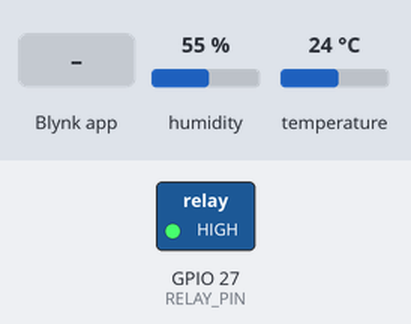
Bench run of a sketch on a simulated ESP32. Parts: switched loads named in the sketch (green lamp = pin HIGH). Inputs (shaded band) come from the test bench; at power-on: temperature 24 °C, humidity 55 %. WiFi joins after 1.5 s; servers stay silent unless stated; what the sketch prints to the serial monitor is not drawn.

Above: at 3.0 s.
3.1 s: temperature set to 29 °C
5.3 s: temperature set to 32 °C
At 8.7 s:
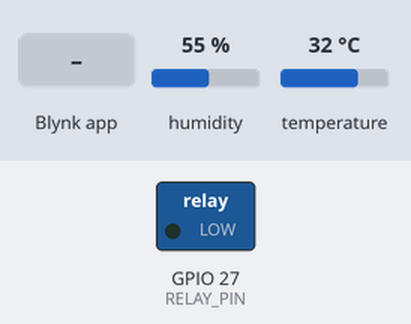
10.8 s: Blynk app writes 0 to V4
At 11.2 s:
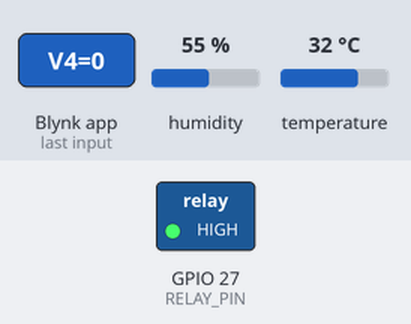
12.3 s: temperature set to 12 °C
At 17.0 s:
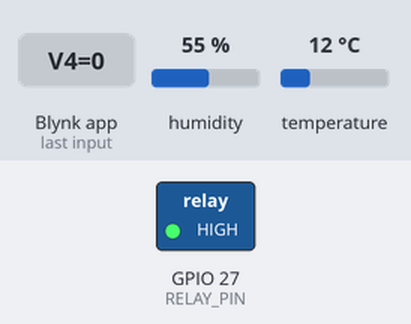
17.3 s: temperature set to 33 °C
At 20.3 s:
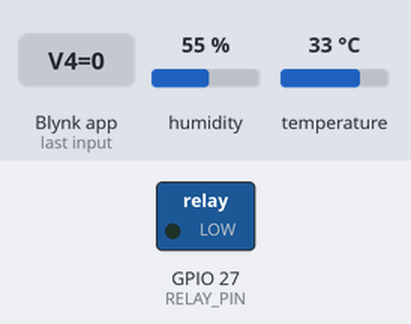
Timing chart, 0 to 21.8 s (numbered marks = the images above; inputs shaded):
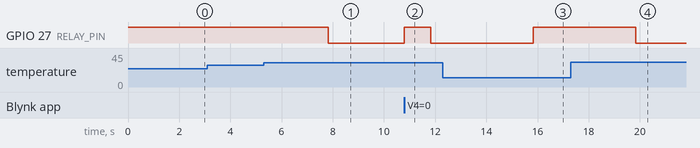

The sketch:

Auto_fan_blynk.ino
```cpp
#define BLYNK_TEMPLATE_ID   "Blynk_template_id"
#define BLYNK_TEMPLATE_NAME "template_name"
#define BLYNK_AUTH_TOKEN    "blynk_token"

#include <WiFi.h>
#include <BlynkSimpleEsp32.h>
#include "DHT.h"

#define DHTPIN    26
#define DHTTYPE   DHT11
#define RELAY_PIN 27

char ssid[] = "Your_wifi";
char pass[] = "password";

DHT dht(DHTPIN, DHTTYPE);
BlynkTimer timer;

float threshold = 30.0;
bool manualOverride = false;
bool manualState = false;

// Manual override from Blynk app
BLYNK_WRITE(V4) {
  int val = param.asInt();
  if (val == 1) {
    manualOverride = true;
    manualState = true;
    digitalWrite(RELAY_PIN, LOW);   // force fan ON
    Serial.println("Manual ON!");
  } else {
    manualOverride = false;
    manualState = false;
    digitalWrite(RELAY_PIN, HIGH);  // force fan OFF
    Serial.println("Manual OFF!");
  }
}

void readAndControl() {
  float temp = dht.readTemperature();
  float hum  = dht.readHumidity();

  if (isnan(temp) || isnan(hum)) {
    Serial.println("DHT11 error!");
    return;
  }

  Serial.print("Temp: "); Serial.print(temp);
  Serial.print("°C  Hum: "); Serial.print(hum);
  Serial.println("%");

  // Send to Blynk
  Blynk.virtualWrite(V1, temp);
  Blynk.virtualWrite(V2, hum);

  // Auto control only if no manual override
  if (!manualOverride) {
    if (temp > threshold) {
      digitalWrite(RELAY_PIN, LOW);   // fan ON
      Blynk.virtualWrite(V3, 1);
      Serial.println("🌀 Fan AUTO ON!");
    } else {
      digitalWrite(RELAY_PIN, HIGH);  // fan OFF
      Blynk.virtualWrite(V3, 0);
      Serial.println("Fan AUTO OFF");
    }
  }
}

void setup() {
  Serial.begin(9600);
  pinMode(RELAY_PIN, OUTPUT);
  digitalWrite(RELAY_PIN, HIGH); // start OFF

  dht.begin();
  Blynk.begin(BLYNK_AUTH_TOKEN, ssid, pass);

  timer.setInterval(2000L, readAndControl);
  Serial.println("Auto Fan System Ready!");
}

void loop() {
  Blynk.run();
  timer.run();
}
```

Measured:
- the behaviour switches between 30 and 31 °C on temperature (found by bisection; images 0 and 1)
- after the input at 3.1 s, every drawn part: stays the same
- after the input at 5.3 s, GPIO 27 (RELAY_PIN): HIGH → LOW after 2.5 s
- after the input at 10.8 s, GPIO 27 (RELAY_PIN): LOW → HIGH at once, → LOW 1.0 s later
- after the input at 12.3 s, GPIO 27 (RELAY_PIN): LOW → HIGH after 3.5 s
- after the input at 17.3 s, GPIO 27 (RELAY_PIN): HIGH → LOW after 2.5 s
